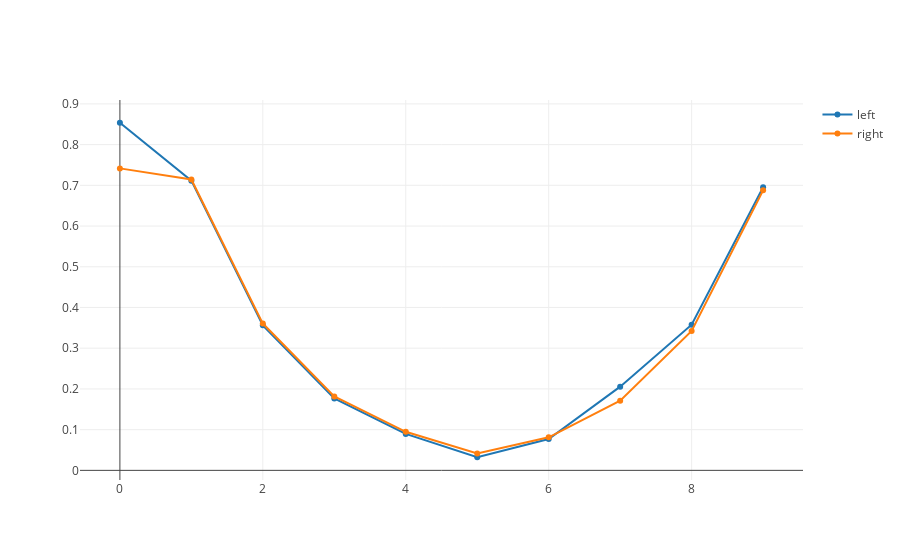

Write notebook code for a chart like this one.
### Code cell
TD(10,10000,.01,.5)

### Figure 1 — Plotly figure (JSON) as saved in the notebook; plotly's stock layout.template omitted (floating-point values rounded to 4 significant figures)
{"data": [{"name": "left", "type": "scatter", "x": [0, 1, 2, 3, 4, 5, 6, 7, 8, 9], "y": [0.8537, 0.7115, 0.3562, 0.1767, 0.08954, 0.03221, 0.07682, 0.2056, 0.3577, 0.6952]}, {"name": "right", "type": "scatter", "x": [0, 1, 2, 3, 4, 5, 6, 7, 8, 9], "y": [0.7416, 0.7143, 0.3605, 0.1815, 0.0947, 0.04145, 0.08122, 0.1711, 0.3425, 0.6876]}], "layout": {}}
